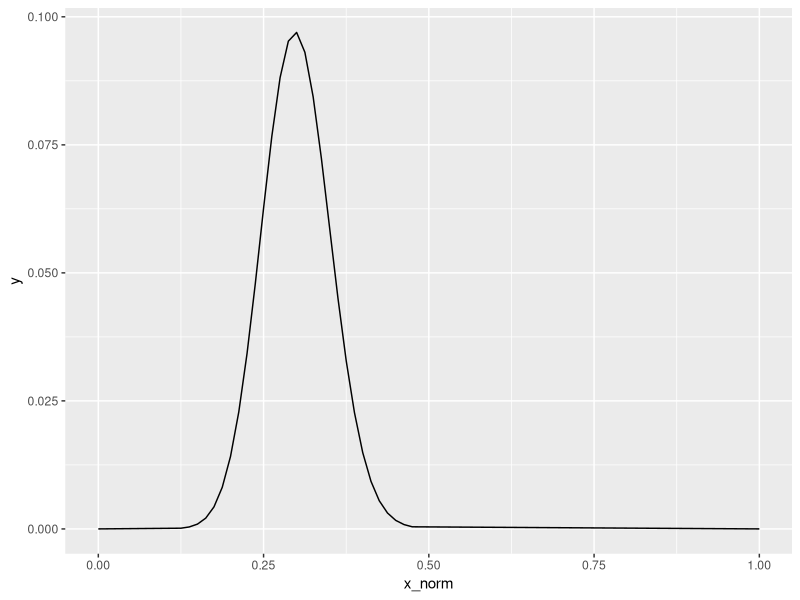

Write the R code that produced this figure.
library(ggplot2)
n = 80
s <- 0.6
pd = 0.3
rng <- floor(n*pd*s)
center <- floor(pd*n)
x_center <- seq(center-rng,center+rng,by=1)
x <- c(0,x_center,n)
# Create the binomial distribution.
y <- dbinom(x,n,pd)
x_norm <- x/n
vam <- data.frame(x,y,x_norm)

# Give the chart file a name.

# Plot the graph for this sample.
qplot(x_norm,y,geom = 'line')
